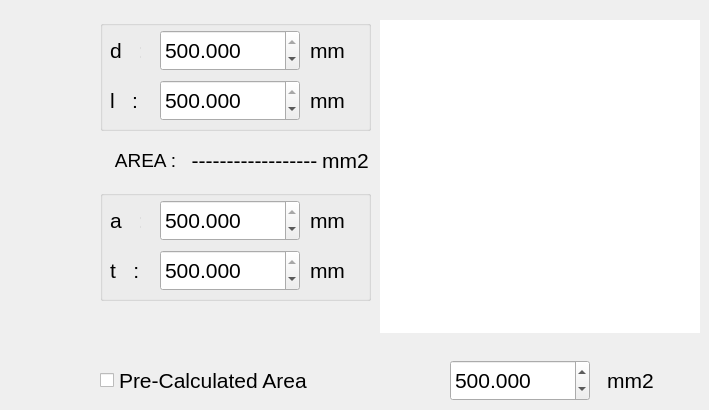
      <widget class="QWidget" name="tab_specimen">
       <attribute name="title">
        <string>Tab 2</string>
       </attribute>
       <widget class="QLabel" name="label_dac_value_40">
        <property name="geometry">
         <rect>
          <x>100</x>
          <y>140</y>
          <width>91</width>
          <height>41</height>
         </rect>
        </property>
        <property name="font">
         <font>
          <pointsize>14</pointsize>
          <weight>50</weight>
          <bold>false</bold>
         </font>
        </property>
        <property name="text">
         <string>AREA :</string>
        </property>
        <property name="alignment">
         <set>Qt::AlignCenter</set>
        </property>
       </widget>
       <widget class="QLabel" name="label_specimen_picture">
        <property name="geometry">
         <rect>
          <x>380</x>
          <y>20</y>
          <width>320</width>
          <height>313</height>
         </rect>
        </property>
        <property name="styleSheet">
         <string notr="true">background-color: rgb(255, 255, 255);</string>
        </property>
        <property name="text">
         <string/>
        </property>
       </widget>
       <widget class="QLabel" name="label_calculated_area">
        <property name="geometry">
         <rect>
          <x>189</x>
          <y>140</y>
          <width>131</width>
          <height>41</height>
         </rect>
        </property>
        <property name="font">
         <font>
          <pointsize>16</pointsize>
          <weight>50</weight>
          <bold>false</bold>
         </font>
        </property>
        <property name="text">
         <string notr="true">------------------</string>
        </property>
        <property name="alignment">
         <set>Qt::AlignCenter</set>
        </property>
       </widget>
       <widget class="QLabel" name="label_unit_area_2">
        <property name="geometry">
         <rect>
          <x>320</x>
          <y>140</y>
          <width>51</width>
          <height>41</height>
         </rect>
        </property>
        <property name="font">
         <font>
          <pointsize>16</pointsize>
          <weight>50</weight>
          <bold>false</bold>
         </font>
        </property>
        <property name="text">
         <string notr="true">mm2</string>
        </property>
        <property name="alignment">
         <set>Qt::AlignCenter</set>
        </property>
       </widget>
       <widget class="QGroupBox" name="groupBox_specimen_cylindrical">
        <property name="geometry">
         <rect>
          <x>100</x>
          <y>20</y>
          <width>271</width>
          <height>111</height>
         </rect>
        </property>
        <property name="title">
         <string/>
        </property>
        <widget class="QLabel" name="label_15">
         <property name="geometry">
          <rect>
           <x>10</x>
           <y>10</y>
           <width>31</width>
           <height>41</height>
          </rect>
         </property>
         <property name="font">
          <font>
           <pointsize>16</pointsize>
           <weight>50</weight>
           <bold>false</bold>
          </font>
         </property>
         <property name="text">
          <string notr="true">d   : </string>
         </property>
         <property name="alignment">
          <set>Qt::AlignLeading|Qt::AlignLeft|Qt::AlignVCenter</set>
         </property>
        </widget>
        <widget class="QLabel" name="label_16">
         <property name="geometry">
          <rect>
           <x>10</x>
           <y>60</y>
           <width>31</width>
           <height>41</height>
          </rect>
         </property>
         <property name="font">
          <font>
           <pointsize>16</pointsize>
           <weight>50</weight>
           <bold>false</bold>
          </font>
         </property>
         <property name="text">
          <string notr="true">l   : </string>
         </property>
         <property name="alignment">
          <set>Qt::AlignLeading|Qt::AlignLeft|Qt::AlignVCenter</set>
         </property>
        </widget>
        <widget class="QDoubleSpinBox" name="doubleSpinBox_specimen_cyl_d">
         <property name="geometry">
          <rect>
           <x>60</x>
           <y>10</y>
           <width>140</width>
           <height>41</height>
          </rect>
         </property>
         <property name="font">
          <font>
           <pointsize>16</pointsize>
          </font>
         </property>
         <property name="decimals">
          <number>3</number>
         </property>
         <property name="minimum">
          <double>0.001000000000000</double>
         </property>
         <property name="maximum">
          <double>500.000000000000000</double>
         </property>
         <property name="singleStep">
          <double>0.001000000000000</double>
         </property>
         <property name="value">
          <double>500.000000000000000</double>
         </property>
        </widget>
        <widget class="QLabel" name="label_unit_specimen_8">
         <property name="geometry">
          <rect>
           <x>210</x>
           <y>10</y>
           <width>41</width>
           <height>41</height>
          </rect>
         </property>
         <property name="font">
          <font>
           <pointsize>16</pointsize>
           <weight>50</weight>
           <bold>false</bold>
          </font>
         </property>
         <property name="text">
          <string notr="true">mm</string>
         </property>
         <property name="alignment">
          <set>Qt::AlignLeading|Qt::AlignLeft|Qt::AlignVCenter</set>
         </property>
        </widget>
        <widget class="QDoubleSpinBox" name="doubleSpinBox_specimen_cyl_l">
         <property name="geometry">
          <rect>
           <x>60</x>
           <y>60</y>
           <width>140</width>
           <height>41</height>
          </rect>
         </property>
         <property name="font">
          <font>
           <pointsize>16</pointsize>
          </font>
         </property>
         <property name="decimals">
          <number>3</number>
         </property>
         <property name="minimum">
          <double>0.001000000000000</double>
         </property>
         <property name="maximum">
          <double>500.000000000000000</double>
         </property>
         <property name="singleStep">
          <double>0.001000000000000</double>
         </property>
         <property name="value">
          <double>500.000000000000000</double>
         </property>
        </widget>
        <widget class="QLabel" name="label_unit_specimen_9">
         <property name="geometry">
          <rect>
           <x>210</x>
           <y>60</y>
           <width>41</width>
           <height>41</height>
          </rect>
         </property>
         <property name="font">
          <font>
           <pointsize>16</pointsize>
           <weight>50</weight>
           <bold>false</bold>
          </font>
         </property>
         <property name="text">
          <string notr="true">mm</string>
         </property>
         <property name="alignment">
          <set>Qt::AlignLeading|Qt::AlignLeft|Qt::AlignVCenter</set>
         </property>
        </widget>
       </widget>
       <widget class="QGroupBox" name="groupBox_specimen_scb">
        <property name="geometry">
         <rect>
          <x>100</x>
          <y>190</y>
          <width>271</width>
          <height>111</height>
         </rect>
        </property>
        <property name="title">
         <string/>
        </property>
        <widget class="QLabel" name="label_20">
         <property name="geometry">
          <rect>
           <x>10</x>
           <y>10</y>
           <width>31</width>
           <height>41</height>
          </rect>
         </property>
         <property name="font">
          <font>
           <pointsize>16</pointsize>
           <weight>50</weight>
           <bold>false</bold>
          </font>
         </property>
         <property name="text">
          <string notr="true">a   : </string>
         </property>
         <property name="alignment">
          <set>Qt::AlignLeading|Qt::AlignLeft|Qt::AlignVCenter</set>
         </property>
        </widget>
        <widget class="QLabel" name="label_21">
         <property name="geometry">
          <rect>
           <x>10</x>
           <y>60</y>
           <width>31</width>
           <height>41</height>
          </rect>
         </property>
         <property name="font">
          <font>
           <pointsize>16</pointsize>
           <weight>50</weight>
           <bold>false</bold>
          </font>
         </property>
         <property name="text">
          <string notr="true">t   : </string>
         </property>
         <property name="alignment">
          <set>Qt::AlignLeading|Qt::AlignLeft|Qt::AlignVCenter</set>
         </property>
        </widget>
        <widget class="QDoubleSpinBox" name="doubleSpinBox_specimen_scb_notch">
         <property name="geometry">
          <rect>
           <x>60</x>
           <y>10</y>
           <width>140</width>
           <height>41</height>
          </rect>
         </property>
         <property name="font">
          <font>
           <pointsize>16</pointsize>
          </font>
         </property>
         <property name="decimals">
          <number>3</number>
         </property>
         <property name="minimum">
          <double>0.001000000000000</double>
         </property>
         <property name="maximum">
          <double>500.000000000000000</double>
         </property>
         <property name="singleStep">
          <double>0.001000000000000</double>
         </property>
         <property name="value">
          <double>500.000000000000000</double>
         </property>
        </widget>
        <widget class="QLabel" name="label_unit_specimen_10">
         <property name="geometry">
          <rect>
           <x>210</x>
           <y>10</y>
           <width>41</width>
           <height>41</height>
          </rect>
         </property>
         <property name="font">
          <font>
           <pointsize>16</pointsize>
           <weight>50</weight>
           <bold>false</bold>
          </font>
         </property>
         <property name="text">
          <string notr="true">mm</string>
         </property>
         <property name="alignment">
          <set>Qt::AlignLeading|Qt::AlignLeft|Qt::AlignVCenter</set>
         </property>
        </widget>
        <widget class="QDoubleSpinBox" name="doubleSpinBox_specimen_scb_thickness">
         <property name="geometry">
          <rect>
           <x>60</x>
           <y>60</y>
           <width>140</width>
           <height>41</height>
          </rect>
         </property>
         <property name="font">
          <font>
           <pointsize>16</pointsize>
          </font>
         </property>
         <property name="decimals">
          <number>3</number>
         </property>
         <property name="minimum">
          <double>0.001000000000000</double>
         </property>
         <property name="maximum">
          <double>500.000000000000000</double>
         </property>
         <property name="singleStep">
          <double>0.001000000000000</double>
         </property>
         <property name="value">
          <double>500.000000000000000</double>
         </property>
        </widget>
        <widget class="QLabel" name="label_unit_specimen_11">
         <property name="geometry">
          <rect>
           <x>210</x>
           <y>60</y>
           <width>41</width>
           <height>41</height>
          </rect>
         </property>
         <property name="font">
          <font>
           <pointsize>16</pointsize>
           <weight>50</weight>
           <bold>false</bold>
          </font>
         </property>
         <property name="text">
          <string notr="true">mm</string>
         </property>
         <property name="alignment">
          <set>Qt::AlignLeading|Qt::AlignLeft|Qt::AlignVCenter</set>
         </property>
        </widget>
       </widget>
       <widget class="QDoubleSpinBox" name="doubleSpinBox_precalculated_area">
        <property name="geometry">
         <rect>
          <x>450</x>
          <y>360</y>
          <width>140</width>
          <height>41</height>
         </rect>
        </property>
        <property name="font">
         <font>
          <pointsize>16</pointsize>
         </font>
        </property>
        <property name="decimals">
         <number>3</number>
        </property>
        <property name="minimum">
         <double>0.001000000000000</double>
        </property>
        <property name="maximum">
         <double>9999999.000000000000000</double>
        </property>
        <property name="singleStep">
         <double>0.001000000000000</double>
        </property>
        <property name="value">
         <double>500.000000000000000</double>
        </property>
       </widget>
       <widget class="QCheckBox" name="checkBox_precalculated_area">
        <property name="geometry">
         <rect>
          <x>100</x>
          <y>360</y>
          <width>341</width>
          <height>40</height>
         </rect>
        </property>
        <property name="font">
         <font>
          <pointsize>16</pointsize>
         </font>
        </property>
        <property name="text">
         <string>Pre-Calculated Area</string>
        </property>
        <property name="tristate">
         <bool>false</bool>
        </property>
       </widget>
       <widget class="QLabel" name="label_unit_area_3">
        <property name="geometry">
         <rect>
          <x>600</x>
          <y>360</y>
          <width>61</width>
          <height>41</height>
         </rect>
        </property>
        <property name="font">
         <font>
          <pointsize>16</pointsize>
          <weight>50</weight>
          <bold>false</bold>
         </font>
        </property>
        <property name="text">
         <string notr="true">mm2</string>
        </property>
        <property name="alignment">
         <set>Qt::AlignCenter</set>
        </property>
       </widget>
      </widget>
